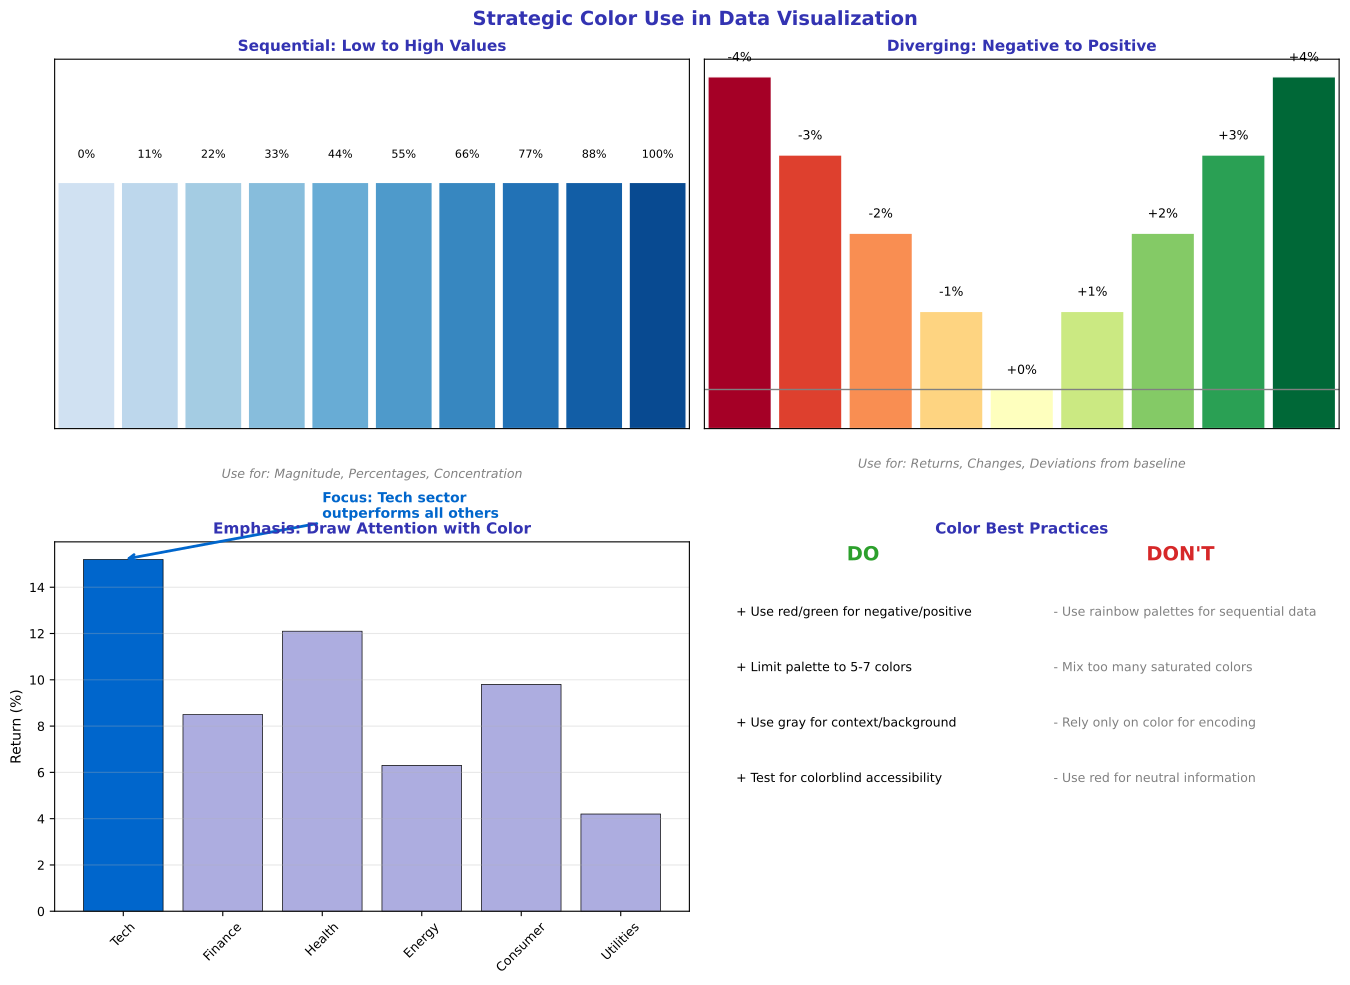

Python code for this plot:
"""Color Theory - Strategic use of color in visualizations"""
import matplotlib.pyplot as plt
import matplotlib.patches as mpatches
import numpy as np
from pathlib import Path

plt.rcParams.update({
    'font.size': 10,
    'axes.labelsize': 10,
    'axes.titlesize': 11,
    'xtick.labelsize': 9,
    'ytick.labelsize': 9,
    'legend.fontsize': 9,
    'figure.figsize': (10, 6),
    'figure.dpi': 150
})

MLPURPLE = '#3333B2'
MLLAVENDER = '#ADADE0'
MLBLUE = '#0066CC'
MLORANGE = '#FF7F0E'
MLGREEN = '#2CA02C'
MLRED = '#D62728'

np.random.seed(42)

fig, axes = plt.subplots(2, 2, figsize=(14, 10))
fig.suptitle('Strategic Color Use in Data Visualization', fontsize=14, fontweight='bold', color=MLPURPLE)

# Plot 1: Sequential palette (gradients for ordered data)
ax1 = axes[0, 0]

# Show gradient from light to dark blue
gradient = np.linspace(0, 1, 10)
cmap = plt.cm.Blues

for i, val in enumerate(gradient):
    ax1.bar(i, 1, color=cmap(0.2 + val * 0.7), width=0.9, edgecolor='white')
    ax1.text(i, 1.1, f'{int(val*100)}%', ha='center', fontsize=8)

ax1.set_xlim(-0.5, 9.5)
ax1.set_ylim(0, 1.5)
ax1.set_xticks([])
ax1.set_yticks([])
ax1.set_title('Sequential: Low to High Values', fontsize=11, fontweight='bold', color=MLPURPLE)

# Add use case annotation
ax1.text(4.5, -0.2, 'Use for: Magnitude, Percentages, Concentration',
         ha='center', fontsize=9, style='italic', color='gray')

# Plot 2: Diverging palette (values above/below center)
ax2 = axes[0, 1]

values = [-4, -3, -2, -1, 0, 1, 2, 3, 4]
cmap_div = plt.cm.RdYlGn

for i, val in enumerate(values):
    # Map values from -4 to 4 onto 0 to 1
    color_val = (val + 4) / 8
    ax2.bar(i, abs(val) + 0.5, color=cmap_div(color_val), width=0.9, edgecolor='white')
    ax2.text(i, abs(val) + 0.7, f'{val:+d}%', ha='center', fontsize=9)

ax2.axhline(0.5, color='gray', linestyle='-', linewidth=1)
ax2.set_xlim(-0.5, 8.5)
ax2.set_xticks([])
ax2.set_yticks([])
ax2.set_title('Diverging: Negative to Positive', fontsize=11, fontweight='bold', color=MLPURPLE)
ax2.text(4, -0.5, 'Use for: Returns, Changes, Deviations from baseline',
         ha='center', fontsize=9, style='italic', color='gray')

# Plot 3: Strategic emphasis with color
ax3 = axes[1, 0]

categories = ['Tech', 'Finance', 'Health', 'Energy', 'Consumer', 'Utilities']
values = [15.2, 8.5, 12.1, 6.3, 9.8, 4.2]

# Emphasize one category
colors = [MLLAVENDER] * 6
colors[0] = MLBLUE  # Emphasize Tech

bars = ax3.bar(categories, values, color=colors, edgecolor='black', linewidth=0.5)

# Add emphasis annotation
ax3.annotate('Focus: Tech sector\noutperforms all others', xy=(0, 15.2), xytext=(2, 17),
             fontsize=10, fontweight='bold', color=MLBLUE,
             arrowprops=dict(arrowstyle='->', color=MLBLUE, lw=2))

ax3.set_title('Emphasis: Draw Attention with Color', fontsize=11, fontweight='bold', color=MLPURPLE)
ax3.set_ylabel('Return (%)', fontsize=10)
ax3.tick_params(axis='x', rotation=45)
ax3.grid(alpha=0.3, axis='y')

# Plot 4: Color best practices
ax4 = axes[1, 1]
ax4.axis('off')

# Show do's and don'ts
practices = [
    ('DO', [
        'Use red/green for negative/positive',
        'Limit palette to 5-7 colors',
        'Use gray for context/background',
        'Test for colorblind accessibility'
    ], MLGREEN),
    ('DON\'T', [
        'Use rainbow palettes for sequential data',
        'Mix too many saturated colors',
        'Rely only on color for encoding',
        'Use red for neutral information'
    ], MLRED)
]

for col, (title, items, color) in enumerate(practices):
    x = 0.05 + col * 0.5
    ax4.text(x + 0.2, 0.95, title, fontsize=14, fontweight='bold', color=color, ha='center')
    for i, item in enumerate(items):
        ax4.text(x, 0.8 - i * 0.15, f'{"+" if title=="DO" else "-"} {item}',
                fontsize=9, color='black' if title == 'DO' else 'gray')

ax4.set_xlim(0, 1)
ax4.set_ylim(0, 1)
ax4.set_title('Color Best Practices', fontsize=11, fontweight='bold', color=MLPURPLE)

plt.tight_layout()
plt.savefig(Path(__file__).parent / 'chart.pdf', dpi=300, bbox_inches='tight')
plt.close()
